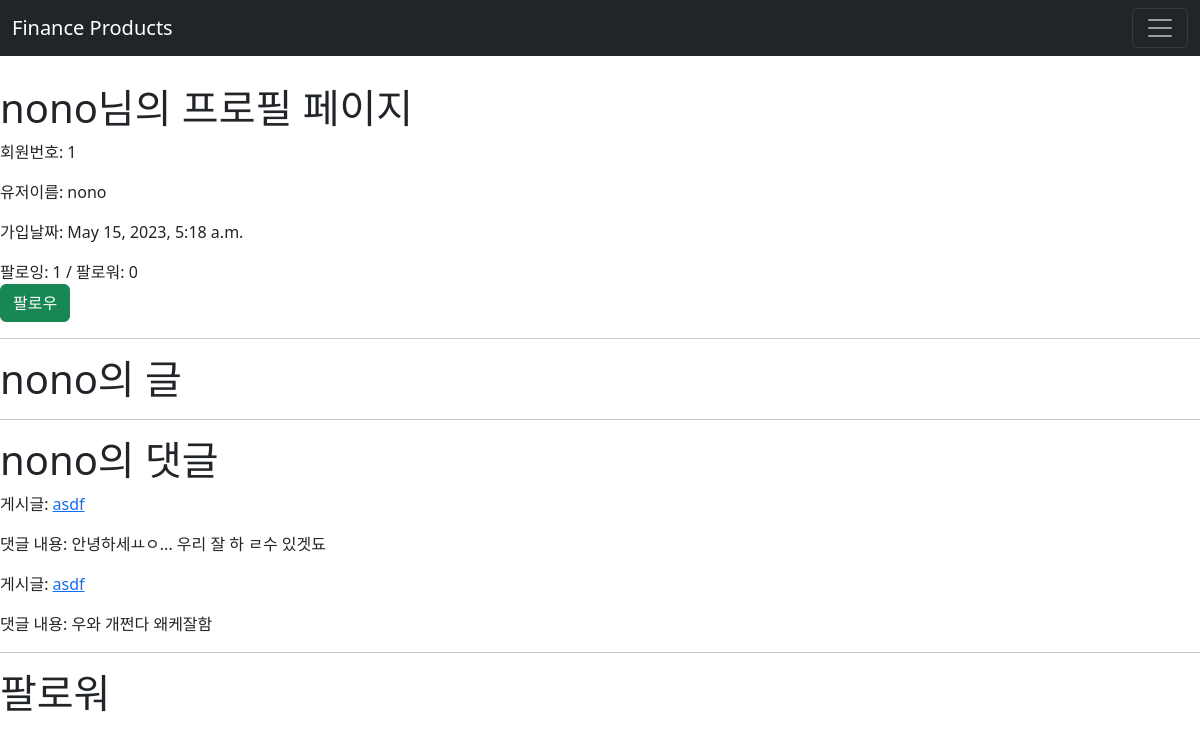
/accounts/profile/nono/, run on the app's committed database.
### accounts/models.py (models this page shows)
class User(AbstractUser):
    followings = models.ManyToManyField('self', symmetrical=False, related_name='followers')

### boards/models.py (models this page shows)
class Comment(models.Model):
    author = models.ForeignKey(settings.AUTH_USER_MODEL, on_delete=models.CASCADE, related_name='comments')
    board = models.ForeignKey(Board, on_delete=models.CASCADE, related_name='comments')
    content = models.TextField()
    created_at = models.DateTimeField(auto_now_add=True)
    updated_at = models.DateTimeField(auto_now=True)

class Board(models.Model):
    author = models.ForeignKey(settings.AUTH_USER_MODEL, on_delete=models.CASCADE, related_name='boards')
    like_users = models.ManyToManyField(settings.AUTH_USER_MODEL, related_name='like_boards')
    title = models.CharField(max_length=100)
    content = models.TextField()
    created_at = models.DateTimeField(auto_now_add=True)
    updated_at = models.DateTimeField(auto_now=True)

### accounts/views.py (the view)
# urls.py: path('profile/<username>/', views.profile, name='profile'),
def profile(request, username):
    User = get_user_model()
    person = User.objects.get(username=username)
    context = {
        'person': person
    }
    return render(request, 'accounts/profile.html', context)

### accounts/templates/accounts/profile.html (shortened to what this page needs)
{% extends 'base.html' %}
{% block content %}
<h1>{{ person.username }}님의 프로필 페이지</h1>
<div>
    <p>회원번호: {{ person.id }}</p>
    <p>유저이름: {{ person.username }}</p>
    <p>가입날짜: {{ person.date_joined }}</p>
</div>
<div>팔로잉: {{ person.followings.count }} / 팔로워: {{ person.followers.count }}</div>
<div>
    <form action="{% url 'accounts:follow' person.pk %}" method="POST">
        {% if request.user in person.followers.all %}
        <button type="submit" class="btn btn-danger">팔로우 취소</button>
        {% else %}
        <button type="submit" class="btn btn-success">팔로우</button>
        {% endif %}
    </form>
</div>
<hr>
<div>
    <h1>{{ person.username }}의 글</h1>
</div>
<hr>
<div>
    <h1>{{ person.username }}의 댓글</h1>
    {% for comment in person.comments.all %}
    <div>
        <p>게시글: <a href="{% url 'boards:detail' comment.board.id %}">{{ comment.board.title }}</a></p>
        <p>댓글 내용: {{ comment.content }}</p>
    </div>
    {% endfor %}
</div>
<hr>
<div>
    <h1>팔로워</h1>
</div>
{% endblock content %}

### templates/base.html (style rules this page uses)
body { padding-top: 60px; }

### data on the page
User: username "nono", id "1", date_joined "May 15, 2023, 5:18 a.m.", followings.count "1", followers.count "0"
Comment: board "asdf", content "안녕하세ㅛㅇ... 우리 잘 하 ㄹ수 있겟됴"
Comment: board "asdf", content "우와 개쩐다 왜케잘함"
